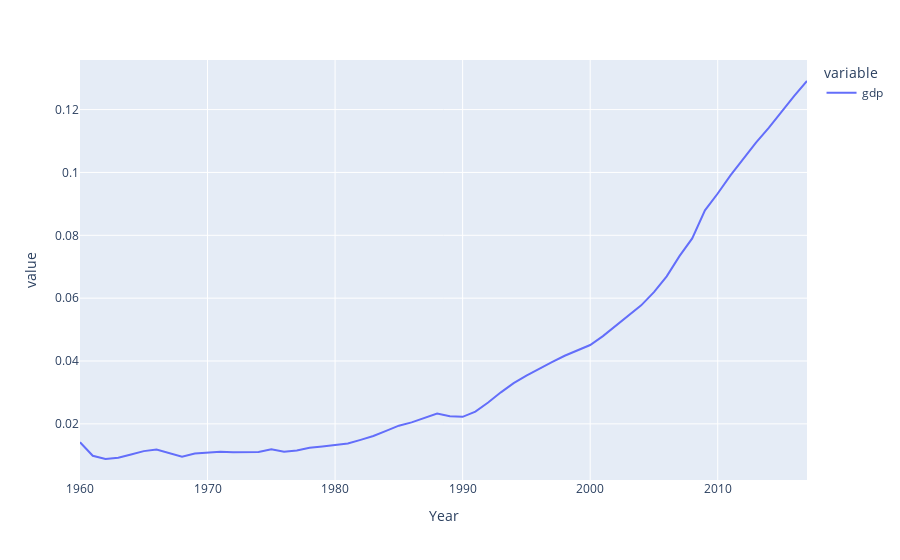

The code cell stored with this chart in its notebook:
### Code cell
px.line( (chinese_gdp_indexed_by_year / total_gdp)["gdp"])

### Figure 1 — Plotly figure (JSON) as saved in the notebook; plotly's stock layout.template omitted (floating-point values rounded to 4 significant figures)
{"data": [{"hovertemplate": "variable=gdp<br>Year=%{x}<br>value=%{y}<extra></extra>", "legendgroup": "gdp", "line": {"color": "#636efa", "dash": "solid"}, "mode": "lines", "name": "gdp", "orientation": "v", "showlegend": true, "type": "scatter", "x": [1960, 1961, 1962, 1963, 1964, 1965, 1966, 1967, 1968, 1969, 1970, 1971, 1972, 1973, 1974, 1975, 1976, 1977, 1978, 1979, 1980, 1981, 1982, 1983, 1984, 1985, 1986, 1987, 1988, 1989, 1990, 1991, 1992, 1993, 1994, 1995, 1996, 1997, 1998, 1999, 2000, 2001, 2002, 2003, 2004, 2005, 2006, 2007, 2008, 2009, 2010, 2011, 2012, 2013, 2014, 2015, 2016, 2017], "xaxis": "x", "y": [0.01417, 0.009863, 0.008822, 0.009249, 0.01025, 0.01133, 0.01183, 0.01068, 0.00958, 0.01055, 0.01086, 0.01114, 0.01094, 0.01106, 0.01109, 0.01193, 0.01114, 0.01153, 0.01239, 0.0128, 0.01333, 0.01375, 0.01492, 0.01614, 0.01777, 0.01943, 0.02048, 0.02191, 0.02328, 0.02244, 0.02225, 0.02392, 0.02679, 0.03003, 0.03296, 0.03538, 0.03761, 0.03962, 0.04167, 0.04342, 0.04509, 0.04793, 0.05119, 0.05474, 0.05771, 0.06193, 0.06693, 0.07336, 0.079, 0.08795, 0.0933, 0.09907, 0.1042, 0.1095, 0.1142, 0.1194, 0.1244, 0.1291], "yaxis": "y"}], "layout": {"legend": {"title": {"text": "variable"}, "tracegroupgap": 0}, "margin": {"t": 60}, "xaxis": {"anchor": "y", "domain": [0, 1], "title": {"text": "Year"}}, "yaxis": {"anchor": "x", "domain": [0, 1], "title": {"text": "value"}}}}
